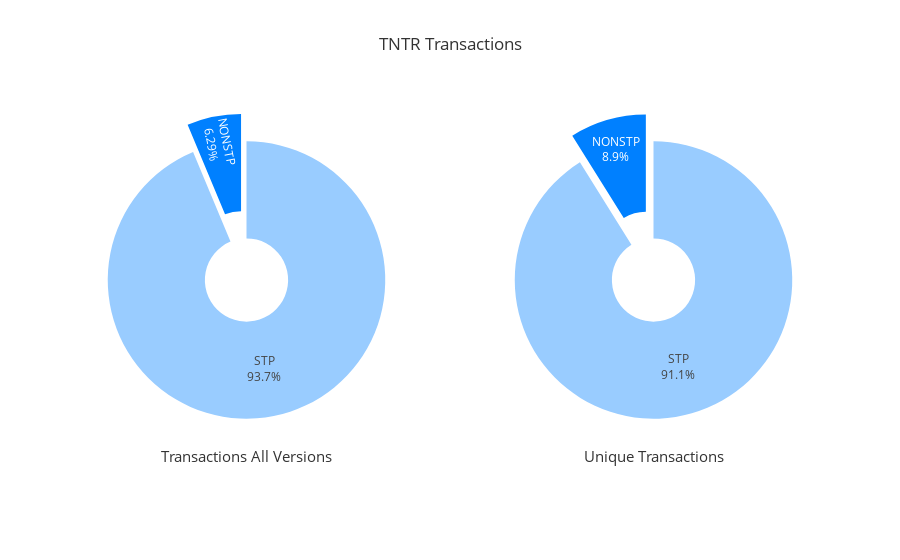

The notebook cell this image was saved under:
### Code cell
# fig = make_subplots(rows=1, cols=2)
fig = make_subplots(rows=1, cols=2, specs=[[{"type": "pie"}, {"type": "pie"}]])

fig.add_trace(
    go.Pie(
    labels=["STP","NONSTP"], 
    text = ["STP","NONSTP"],
    pull=[0,0.2],
    values=list(dff_colorbar.loc['Transactions_All_Versions']),
    hovertext=['Count: ' + str(int(x)) for x in list(dff_colorbar.loc['Transactions_All_Versions'])], 
    hole=.3, 
    hoverinfo="text",
    title='Transactions All Versions',
    titlefont=dict(size=15),
    titleposition="bottom center"),
    row=1, col=1
)

fig.add_trace(
    go.Pie(#histfunc="sum",
    labels=["STP","NONSTP"], 
    text = ["STP","NONSTP"],
    pull=[0,0.2],
    values=list(dff_colorbar.loc['Unique_Transactions']),
    hovertext=['Count: ' + str(int(x)) for x in list(dff_colorbar.loc['Unique_Transactions'])], 
    hole=.3, 
    hoverinfo="text",
    title='Unique Transactions',
    titlefont=dict(size=15),
    titleposition="bottom center"
    ),
    row=1, col=2
)
fig.update_traces(marker = dict(colors = ['#99CCFF',  '0080FF']))

fig.update_layout(template="ggplot2", title_text="TNTR Transactions",showlegend=False)
plotly.offline.plot(fig, filename = 'TNTR Transactions.html',auto_open=False)

fig.update_layout(height=700,
                 )
fig.show()

### Figure 1 — Plotly figure (JSON) as saved in the notebook; plotly's stock layout.template omitted (floating-point values rounded to 4 significant figures)
{"data": [{"domain": {"x": [0, 0.45], "y": [0, 1]}, "hole": 0.3, "hoverinfo": "text", "hovertext": ["Count: 173865", "Count: 11670"], "labels": ["STP", "NONSTP"], "marker": {"colors": ["#99CCFF", "0080FF"]}, "pull": [0, 0.2], "text": ["STP", "NONSTP"], "title": {"font": {"size": 15}, "position": "bottom center", "text": "Transactions All Versions"}, "type": "pie", "values": [173865, 11670]}, {"domain": {"x": [0.55, 1], "y": [0, 1]}, "hole": 0.3, "hoverinfo": "text", "hovertext": ["Count: 30267", "Count: 2956"], "labels": ["STP", "NONSTP"], "marker": {"colors": ["#99CCFF", "0080FF"]}, "pull": [0, 0.2], "text": ["STP", "NONSTP"], "title": {"font": {"size": 15}, "position": "bottom center", "text": "Unique Transactions"}, "type": "pie", "values": [30267, 2956]}], "layout": {"autosize": true, "showlegend": false, "title": {"text": "TNTR Transactions"}}}
